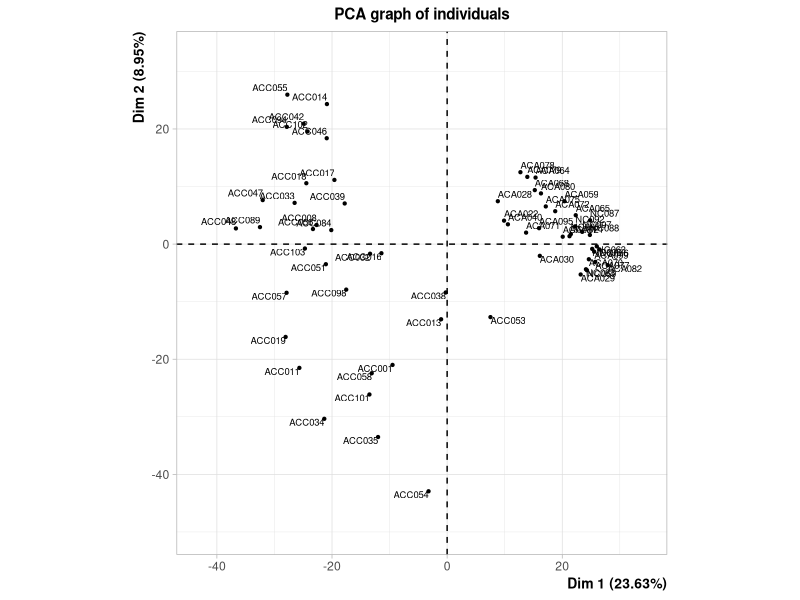
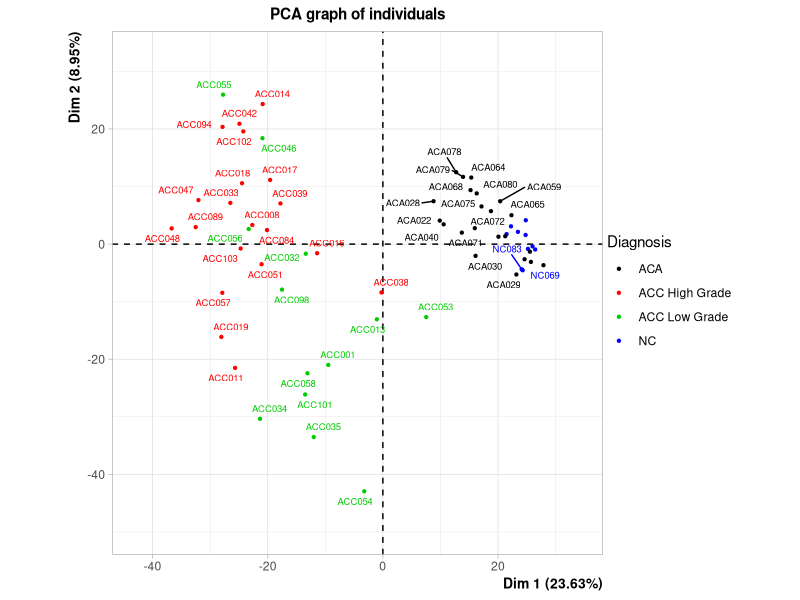
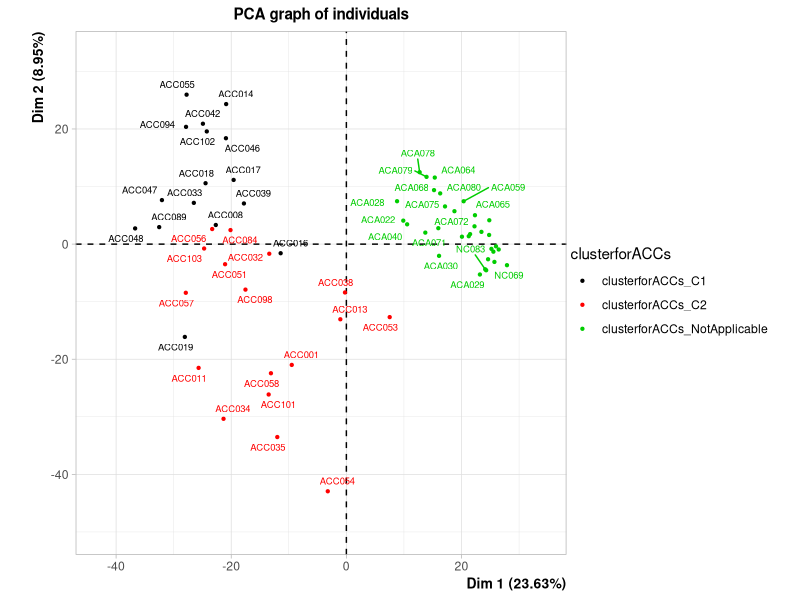
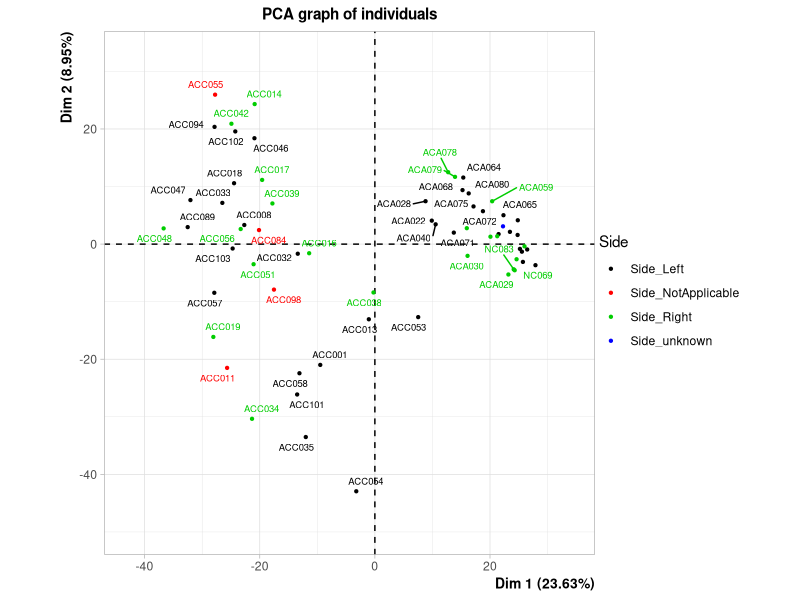
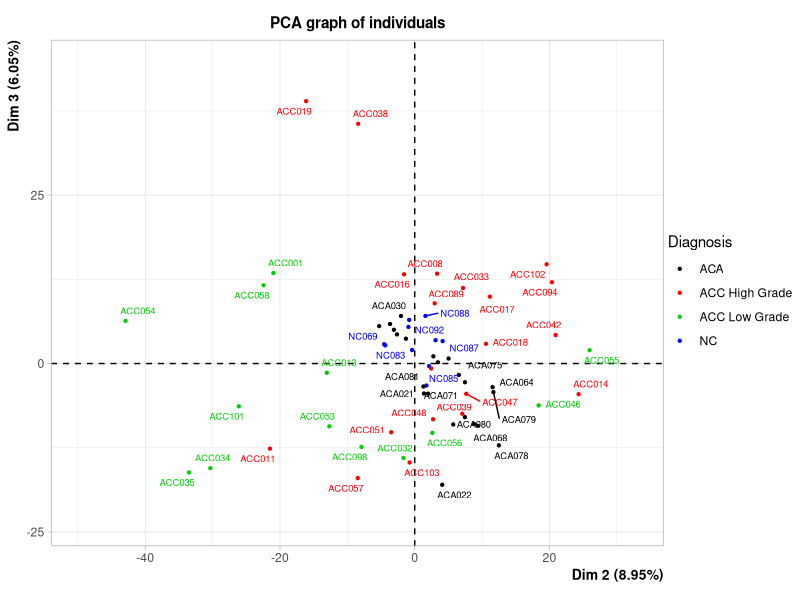
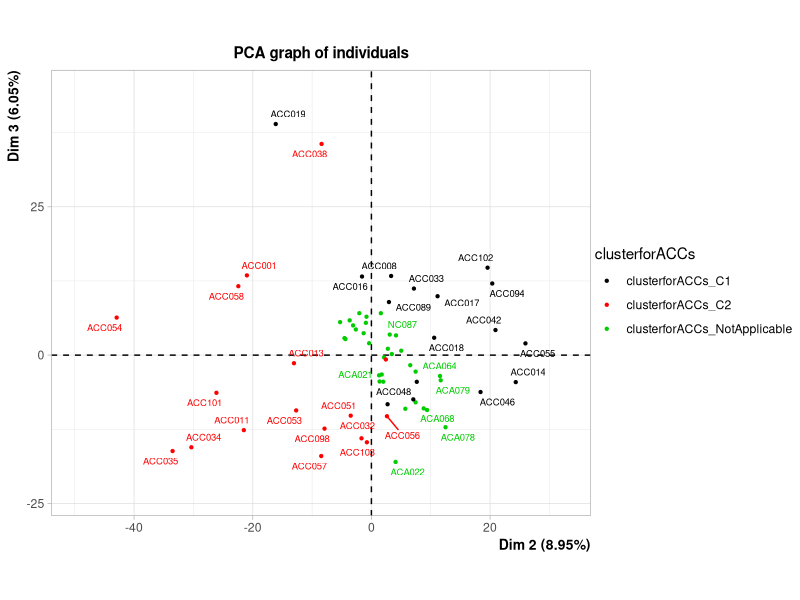
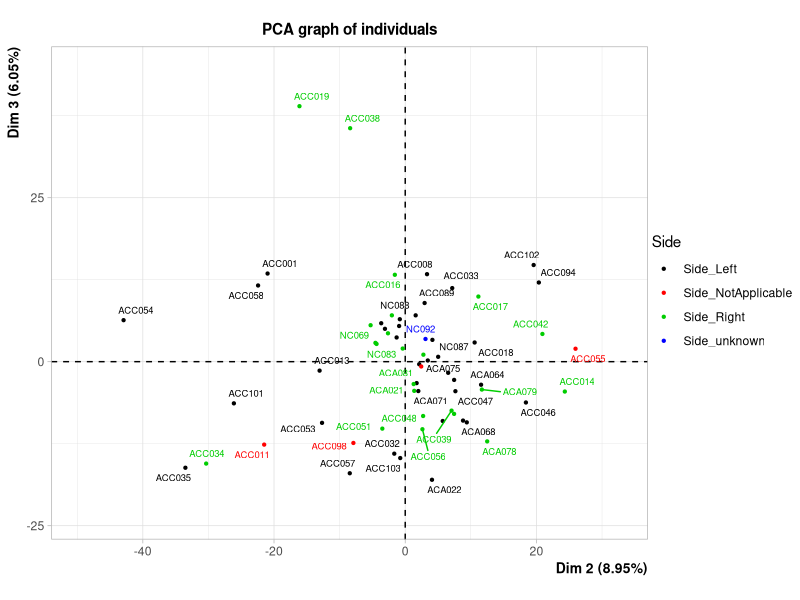
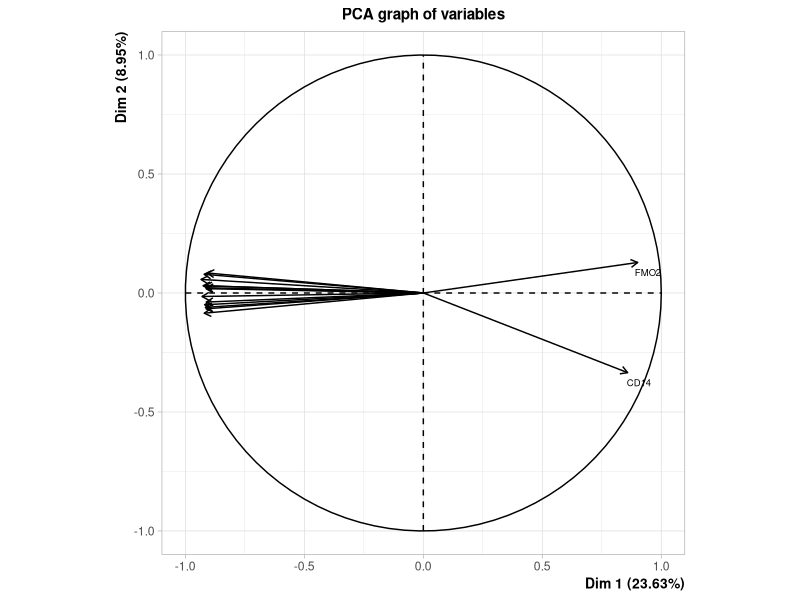

Recreate these plots in R, in order.


###########################
# Packages and workspace  #
###########################

### Packages are collections of functions, data and codes that you can import into your R workspace

## To see packages imported into your session
sessionInfo() #search() might also be used

## To see all packages installed on your computer
library()
# NB : to close this list of librairies, and go back to the command prompt: q

## To Import a package into your workspace

library(FactoMineR)	#(example given with FactoMineR that we use for the PCA)

## You may check that FactoMineR has been imported into your R workspace
search()

#################################
# Choose your working directory #
#################################

### R can import or export data to files
### By default, R looks for files inside your working directory
### -> il you want to read files, or write into files, located in a specific directory, you will need to set the working directory


## To know what your actual working directory is:
getwd() 


## To choose your working directory with an absolute path
#setwd("/my/absolute/path/data/") # on adenine, the absolute path should be like this "/srv/home/login/meg_m2_gac" with your won login.
# alternatively, you can use the symbol "~" which stands for your home:
#setwd("~/meg_m2_gac")


########################################################################
# Create a dataframe in your work space that contains data from a file #
########################################################################

### To import data: 
##		- from a file in a table format
##		- to a data frame


## read.table function

accdata <- read.table("6-GSE10927-norm.txt", header=TRUE, sep="\t", dec=".", row.names=1)

# read.table is a function that create a dataframe from a file in a table format; between brackets are the following arguments:
# "6-GSE10927-norm-alldata.txt" is the file name
# header=TRUE indicates the presence of a headline in the file
# sep="\t" indicates that, in the file, columns are separated by tabulations
# dec="." indicates that decimal symbols are dots
# row.names = 1 indicates that names of rows in the dataframe are written in the first column of the file


#########################################################################
# Perform the Principal Component Analysis using the FactoMineR package #
#########################################################################

## PCA function 
## has been imported into your workspace with the FactoMineR librairy

res.pca <- PCA(accdata[,1:1905], quali.sup = 1901:1904, quanti.sup = 1905, graph = FALSE)

# accdata[,1:1905]: the dataframe "accdata" has 1907 columns. Col 1906 and 1907 are excluded since they contain viability data that would disrupt the PCA analysis
# results are sent in the "res" object
# accdata is the dataframe you have just created
# quali.sup = 1901:1904 indicates that the columns 1901 to 1904 of the dataframe contain supplementary qualitative variables not used for PCA
# quanti.sup = 1905 indicates that column 1905 of the dataframe contains a supplementary quantitative variable not used for PCA
# graph = FALSE: by default, graph = TRUE and generates graphs. these "default" graphs would be unlisible because too much variables are used.

### By default, 2 plots are created by the PCA function: one with individuals and one with variables. 
### Too many individuals and variables are used by PCA function on ACC data -> simplification of plots is required!


#############################################################
################## Create plots of the PCA ##################
#############################################################


# Plot of individuals
######################


## plot function (and arguments between brackets)
# Let's plot the PCA result for individuals !

plot(res.pca, choix = "ind", cex=0.6, invisible = "quali")

# res.pca is the name of the object used by the plot function
# invisible = "quali" indicates that qualitative variables centroid shall not be drawn on the plot

## To save your plot:
jpeg("PCA_ind.jpg", width = 700, height = 700)
plot(res.pca, choix = "ind", cex=0.6, invisible = "quali")
dev.off()


# Plot of individuals with annotations (supplementary variables) and try to find a biological meaning to this PCA
#################################################################################################################

# Add the information of supplementary qualitative variables
plot(res.pca, choix = "ind", cex=0.6, invisible = "quali", habillage = "Diagnosis", autoLab = "y")
plot(res.pca, choix = "ind", cex=0.6, invisible = "quali", habillage = "clusterforACCs", autoLab = "y")
plot(res.pca, choix = "ind", cex=0.6, invisible = "quali", habillage = "Side", autoLab = "y")

# res.pca is the name of the object used by the plot function
# invisible = "quali" indicates that qualitative variables centroid shall not be drawn on the plot
# habillage colors individuals among a categorical variable (here "Diagnosis", which is the name of the column)

# Add the information of supplementary qualitative variables, for axes 2 and 3
plot(res.pca, axes=c(2,3), choix = "ind", cex=0.6, invisible = "quali", habillage = "Diagnosis", autoLab = "y")
plot(res.pca, axes=c(2,3), choix = "ind", cex=0.6, invisible = "quali", habillage = "clusterforACCs", autoLab = "y")
plot(res.pca, axes=c(2,3), choix = "ind", cex=0.6, invisible = "quali", habillage = "Side", autoLab = "y")

# res.pca is the name of the object used by the plot function
# invisible = "quali" indicates that qualitative variables centroid shall not be drawn on the plot
# habillage colors individuals among a categorical variable (here "Diagnosis", which is the name of the column)
# axes=c(2,3) plot the 2nd and 3rd maximum inertia axes



# Plot of variables, try to find which mRNA levels are correlated to biological information
###########################################################################################

plot(res.pca,choix="var", cex=0.6, select="contrib 15", unselect = 1) 

# select="contrib 15" select the first 15 variables that contribute to PC1 and PC2 (axes illustrated by default)

# Have a look on mRNA contributing to axes 2 and 3
plot(res.pca, axes = c(2,3), choix="var", cex=0.6, select="contrib 15", unselect = 0.96)



# Export to files data important for interpretation

## Export the correlation coefficient of mRNA levels with Principal Components

# write.infile function
write.infile(res.pca$var$cor, file="varcor.txt", sep="\t")



#################################################################################
########### Export to files informations important for interpretation ###########
#################################################################################

# To know the informations contained in the res.pca object
res.pca

# Principle Components (coordinates of individual on axes)
write.infile(res.pca$ind$coord, file="PrincipalComponentsInd.txt", sep="\t")

# Correlation of mRNA levels with axes
write.infile(res.pca$var$cor, file="CorrelationVar.txt", sep="\t")

# Coordinates of mRNA levels with
write.infile(res.pca$var$coord, file="CoordinVar.txt", sep="\t")



##############################################################################################
########### Quality of the interpertation depends on your knowledge in the field ! ###########
##############################################################################################



#######################################################################
########### Contribution of Principal Components to Inertia ###########
#######################################################################

## Eigenvalues are the variances of the principal components.
## The following eigen values matrix contains the inertia value explained by each of the 64 PCs 
eig.val <- res.pca$eig

## Let us draw a plot
barplot(eig.val[, 2], 
        names.arg = 1:nrow(eig.val), 
        main = "Variances Explained by PCs (%)",
        xlab = "Principal Components",
        ylab = "Percentage of variances",
        ylim = c(0,25),
        col ="steelblue")
# Add connected line segments to the plot
lines(x = 1:nrow(eig.val), eig.val[, 2], 
      type = "b", pch = 19, col = "red")

## Zoom on the first 25 components

jpeg("QualityProj_25C.jpg", width = 700, height = 700)
eig.val <- res.pca$eig
barplot(eig.val[, 2], 
        names.arg = 1:nrow(eig.val), 
        main = "Variances Explained by PCs (%)",
        xlab = "Principal Components",
        ylab = "Percentage of variances",
        ylim = c(0,25),
        xlim = c(0,25),
        col ="steelblue")
# Add connected line segments to the plot
lines(x = 1:nrow(eig.val), eig.val[, 2], 
      type = "b", pch = 19, col = "red")
dev.off()


## Export to a file the eigenvalues
write.infile(res.pca$eig, file="QualityProj_PC.txt", sep="\t")



summary(res.pca, ncp=3, nbelements=Inf, file="pca-essai.txt" )

# res is the name of the object used by the summary function
# ncp argument gives the number of dimensions for which the summary is given
# nbelements is the number of elements

plot(res.pca, choix = "ind", cex=0.6, invisible = "quali", habillage = "Diagnosis", select = "contrib 5")
plot(res.pca, choix = "ind", cex=0.6, invisible = "quali", habillage = "Diagnosis", select = "cos2 0.5")



#############################
# PCA considering only ACCs #
#############################

ACConly <- subset(accdata[,1:1905], accdata$Diagnosis == 'ACC Low Grade' | accdata$Diagnosis == 'ACC High Grade')
res2 <- PCA(ACConly, quali.sup = 1901:1904, quanti.sup = 1905, graph = FALSE)
plot(res2, cex=0.6, invisible = "quali", habillage = "Diagnosis", autoLab = "y")
plot(res2, choix = "var", cex=0.6, invisible = "quali", habillage = "Diagnosis", select = "contrib 10", unselect = 1)
